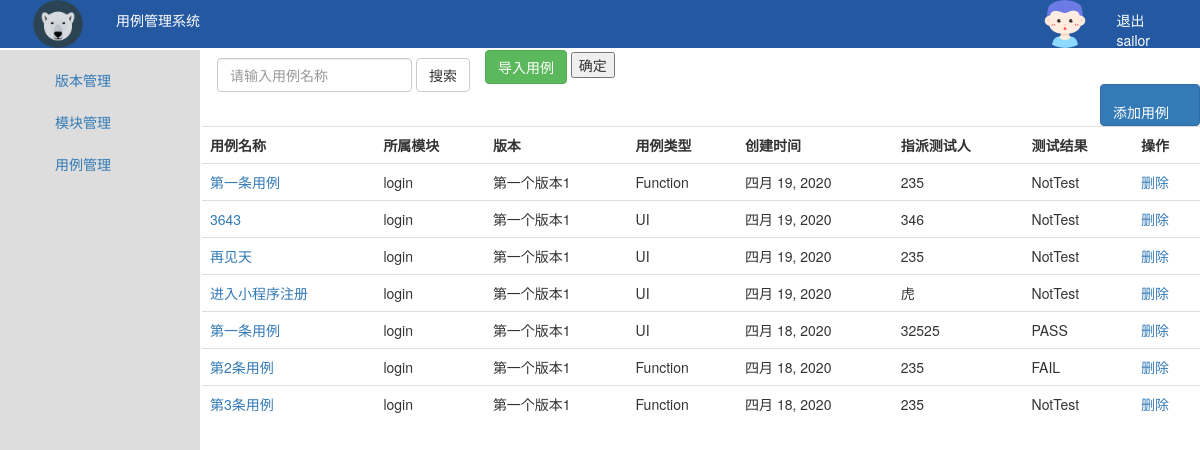
The page /tcmanage/testcases (signed in) on the database as committed earlier.
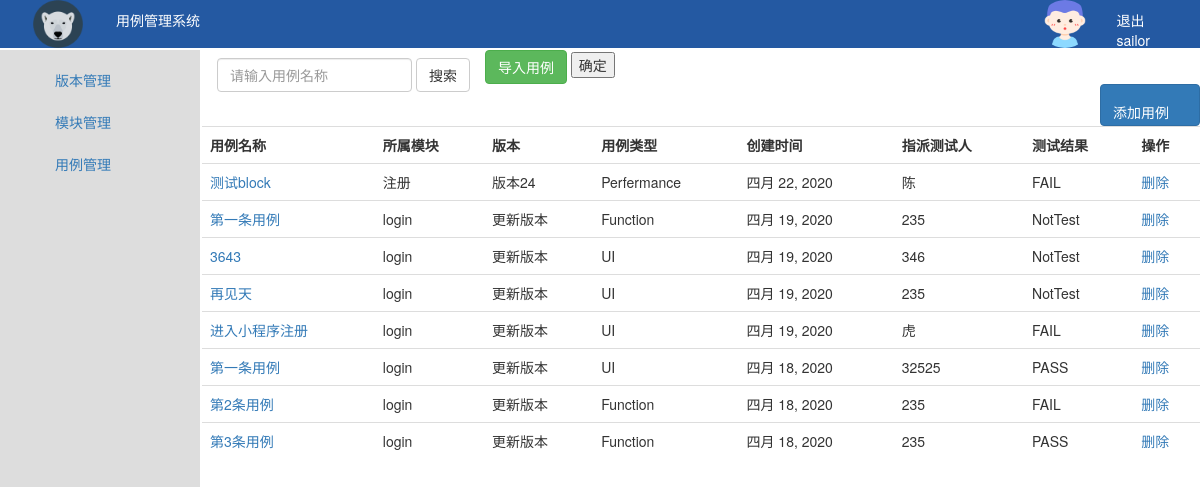
The same page on the database as committed later.
### tcmanage/models.py (models this page shows, shortened)
class TcCase(models.Model):
	case_name = models.CharField(max_length=50,verbose_name='用例名称')
	styles = (('UI','UI'),('Function','功能'),('Perfermance','性能'),)
	tc_style = models.CharField(verbose_name='用例类型',max_length=20,choices=styles,default='Function')
	levels = (('SMOKING','冒烟'),('LEVEL0','LEVEL0'),('LEVEL1','LEVEL1'),('LEVEL2','LEVEL2'),)
	tc_level = models.CharField(verbose_name='用例等级',max_length=20,choices=levels,default='SMOKING')
	tc_presetting = models.TextField(verbose_name='前置条件',blank=True)
	tc_steps = models.TextField(verbose_name='用例步骤')
	tc_module = models.ForeignKey('TcModule',on_delete=models.DO_NOTHING,related_name='module')
	tc_version = models.ForeignKey('TcVersion',on_delete=models.DO_NOTHING,related_name='version')
	tc_except_result = models.TextField(verbose_name='期望结果')
	results = (('PASS','通过'),('FAIL','失败'),('BLOCK','阻塞'),('NA','无法测试'),('NotTest','未测试'))
	tc_actual_result = models.CharField(verbose_name='实际结果',max_length=20,choices=results,default='NotTest')
	tc_comment = models.TextField(verbose_name='备注显示',blank=True)
	tc_user = models.CharField(verbose_name='分配人',max_length=20)
	create_time = models.DateField(verbose_name='创建时间',auto_now_add=True)
	update_time = models.DateTimeField(verbose_name='更新时间',auto_now=True)
	class Meta:
		ordering = ['-create_time']

class TcModule(models.Model):
	module_name = models.CharField(max_length=20,verbose_name='模块名称',unique=True)
	create_time = models.DateField(verbose_name='创建时间',auto_now_add=True)
	update_time = models.DateTimeField(verbose_name='更新时间',auto_now=True)
	def __str__(self):
		return self.module_name
	class Meta:
		ordering = ['-create_time']

class TcVersion(models.Model):
	version_name = models.CharField(max_length=20,verbose_name='版本名称',unique=True)
	create_time = models.DateField(verbose_name='创建时间',auto_now_add=True)
	update_time = models.DateTimeField(verbose_name='更新时间',auto_now=True)
	def __str__(self):
		return self.version_name
	class Meta:
		ordering = ['-create_time']

### tcmanage/views.py (the view)
	def wrapper(request,*args,**kwargs):
		is_login = request.session.get('is_login',False)
		if is_login:
			return func(request,*args,**kwargs)
		else:
			return redirect(request.GET.get('from', reverse('login')))

### tcmanage/views.py (called while the page is built)
def check_login(func):
	def wrapper(request,*args,**kwargs):
		is_login = request.session.get('is_login',False)
		if is_login:
			return func(request,*args,**kwargs)
		else:
			return redirect(request.GET.get('from', reverse('login')))
	return wrapper

@check_login
def get_testcase(request):
	context = {}
	context['username'] = request.user.username
	case_list = TcCase.objects.all()
	context['case_list'] = case_list
	return render(request,'testcases.html',context)

### templates/testcases.html (shortened to what this page needs)
{% extends 'base.html' %}
{% block search %}
	<form class="navbar-form navbar-left" role="search" method="GET">
		  <div class="form-group">
		    <input type="text" class="form-control" placeholder="请输入用例名称">
		  </div>
		  <button type="submit" class="btn btn-default">搜索</button>
	</form>
	<form enctype="multipart/form-data" action="{% url 'upload_case' %}" method="post">
	    <span class="btn btn-success fileinput-button">
			<span>导入用例</span>
			<input type="file" name="file">
	    </span>
	    <input type="submit"  value="确定">
	</form>
	<a class="btn btn-primary" href="{% url 'add_testcase' %}" role="button"
	style="padding-top: 20px; float: right; line-height: 1;padding-right:30px;">添加用例</a>
{% endblock %}
{% block content %}
	<table class="table">
		<tr>
		  <th>用例名称</th>
		  <th>所属模块</th>
		  <th>版本</th>
		  <th>用例类型</th>
		  <th>创建时间</th>
		  <th>指派测试人</th>
		  <th>测试结果</th>
		  <th>操作</th>
		</tr>
		{% for case in case_list %}
			<tr>
				<td> <a href="{% url 'case_detail' case.pk %}">{{ case.case_name }}</a></td>
				<td>{{ case.tc_module }}</td>
				<td>{{ case.tc_version }}</td>
				<td>{{ case.tc_style }}</td>
				<td>{{ case.create_time }}</td>
				<td>{{ case.tc_user }}</td>
				<td>{{ case.tc_actual_result }}</td>
				<td> <a href="{% url 'delete_case' case.pk %}"> 删除 </a></td>
			</tr>
		{% empty %}
		<tr>
			<td>还没有测试用例，赶快去创建吧~</td>
		</tr>
		{% endfor %}
	</table>
{% endblock %}

### templates/base.html (shortened to what this page needs)
{% load static %}
<!DOCTYPE html>
<html lang="en">
<head>
		<link rel="stylesheet" type="text/css" href="{% static 'bootstrap-3.3.7/css/bootstrap.min.css'%}">
		<link rel="stylesheet" type="text/css" href="{% static 'bootstrap-3.3.7/js/bootstrap.min.js' %}">
		<link rel="stylesheet" href="{% static 'mycss/common.css' %}">
</head>
<body>
	<div class="pg_header">
		<div class="logo left">
			<a href="#">
				<img src="{% static 'images/logo.png' %}" alt="">
			</a>
			<span>用例管理系统</span>
		</div>
		<div class="person_info right">
            <img class="dropdown" src="{% static 'images/user.png' %}">
            <span>
            	<a href="{% url 'log_out' %}" style="color: white;">退出</a><br>
            	{{ username }}
            </span>
        </div>
	</div>
	<div class="pg_content">
	    <div class="menu">
		    <ul class="nav nav-stacked nav-pills" style="padding-left: 40px; padding-top: 10px;">
				<li role="presentation">
					<a href="{% url 'versions' %}">版本管理</a>
				</li>
				<li role="presentation">
					<a href="{% url 'models' %}">模块管理</a>
				</li>
				<li role="presentation">
					<a href="{% url 'testcases' %}">用例管理</a>
				</li>
		    </ul>
	    </div>
	    <div class="content">
		{% block search %}
		{% endblock %}
		{% block content %}
		{% endblock %}
	    </div>
	</div>
    <div class="pg_footer">
		<p>CopyRight</p>
    </div>
</body>
</html>

### static/mycss/common.css (style rules this page uses)
html,body { height: 100%; }
body { margin: 0 auto; }
.pg_header { position: fixed; top: 0; height: 48px; width: 100%; background-color: #2459a2; color: white; }
.pg_content .menu { position: absolute; top: 50px; left: 0; bottom: 0; width: 200px; background-color: #dddddd; }
.pg_content .content { position: absolute; top: 50px; right: 0; bottom: 0; left: 202px; overflow: auto; min-width: 980px; }
.left { float: left; }
.right { float: right; }
.pg_header .logo { height: 48px; width: 200px; text-align: center; color: white; }
.pg_header .logo a img { height: 48px; width: 50px; }
.pg_header .logo span { margin-top: 10px; float: right; }
.pg_header .person_info { position: relative; height: 48px; width: 160px; }
.pg_header .person_info img { border: 0; height: 48px; width: 50px; border-radius: 50%; }
.pg_header .person_info span { margin-top: 10px; float: right; padding-right:50px; }
.fileinput-button { position: relative; display: inline-block; overflow: hidden; }
.fileinput-button input { position: absolute; right: 0px; top: 0px; }

Rows that differ between the two databases and show on the page:
added TcCase: case_name "测试block", tc_module "注册", tc_version "版本24", tc_style "Perfermance", create_time "四月 22, 2020", tc_user "陈", tc_actual_result "FAIL"
changed through a linked row, TcCase (number 2 of 8 on the later page): tc_version "第一个版本1" → "更新版本"
changed through a linked row, TcCase (number 3 of 8 on the later page): tc_version "第一个版本1" → "更新版本"
changed through a linked row, TcCase "再见天": tc_version "第一个版本1" → "更新版本"
changed TcCase "进入小程序注册": tc_version "第一个版本1" → "更新版本"; tc_actual_result "NotTest" → "FAIL"
changed through a linked row, TcCase (number 6 of 8 on the later page): tc_version "第一个版本1" → "更新版本"
changed through a linked row, TcCase "第2条用例": tc_version "第一个版本1" → "更新版本"
changed TcCase "第3条用例": tc_version "第一个版本1" → "更新版本"; tc_actual_result "NotTest" → "PASS"
